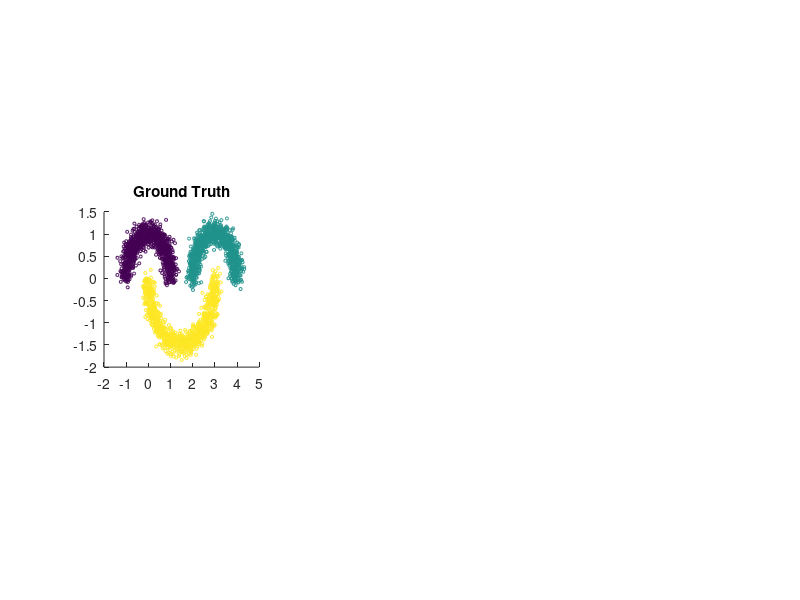

MATLAB code for this plot:
r1 = 1;
r2 = 1;
r3 = 1.5;
theta1 = pi*rand(1000,1);
theta2 = pi*rand(1000,1);
x1 = [r1*cos(theta1),r1*sin(theta1)];
y1 = zeros(1000,1);
x2 = [3+r2*cos(theta2),r2*sin(theta2)];
y2 = ones(1000,1);
theta3 = pi + pi*rand(1000,1);
x3 = [1.5+r3*cos(theta3),r3*sin(theta3)];
y3 = 2*ones(1000,1);
x = [x1;x2;x3];
y = [y1;y2;y3];
noise = 0.14*randn(3000,100);
D = noise;
D(:,1:2) = D(:,1:2) + x;
D = D';
FD = [y1;y2;y3];
subplot(131);scatter(D(1,:),D(2,:),5,FD);title('Ground Truth');axis square;